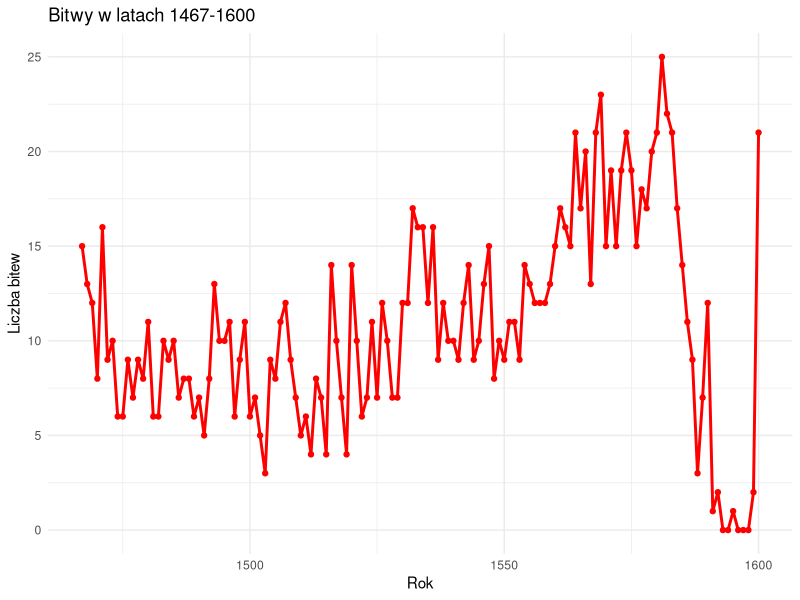
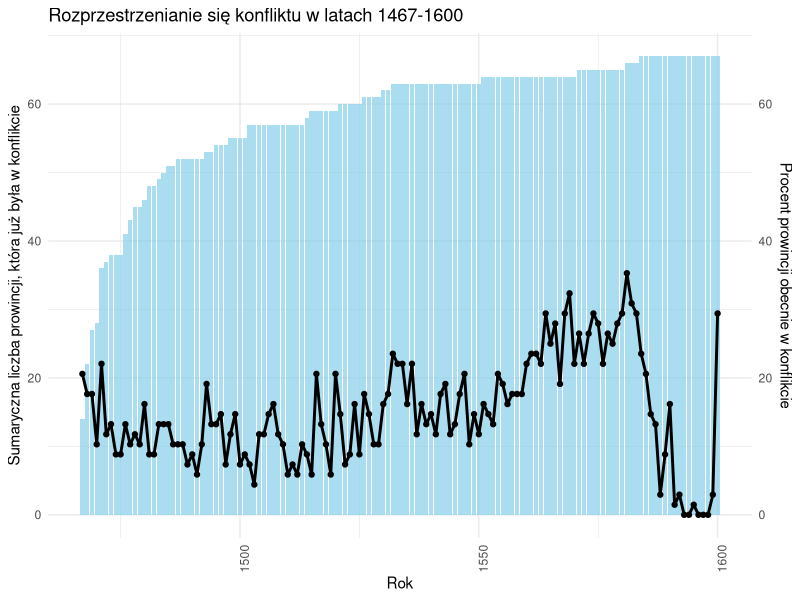
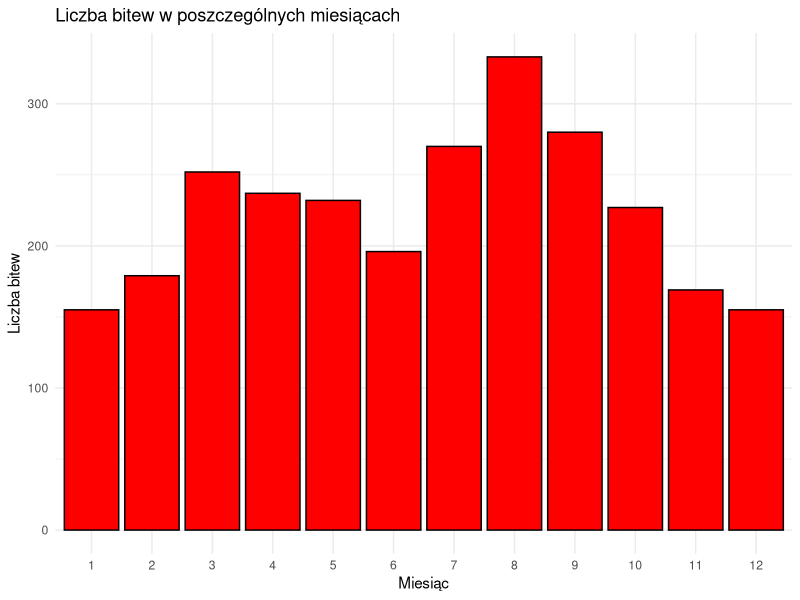
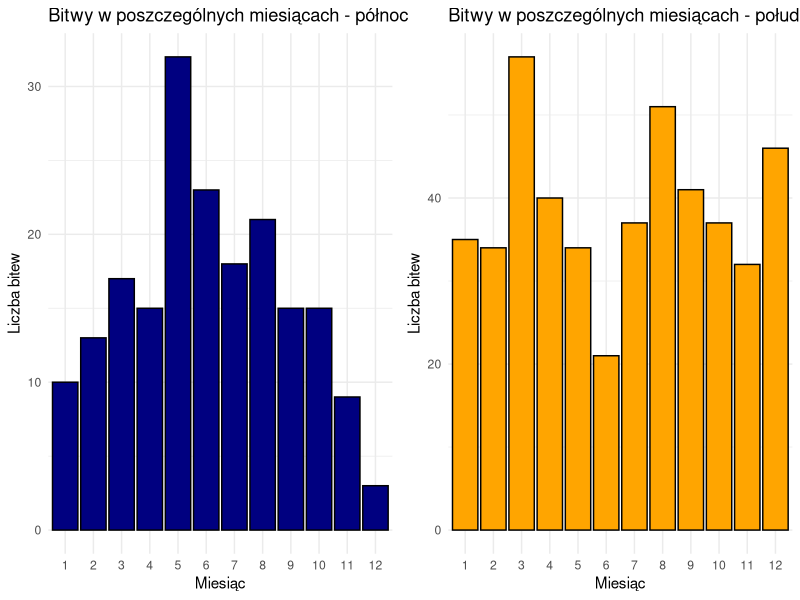
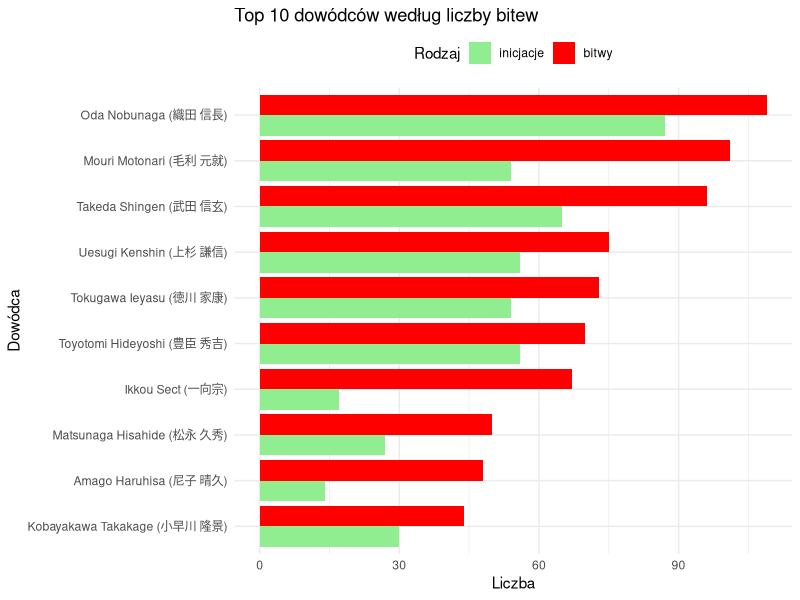

These figures' R source, in order:
library(plyr)
library(ggplot2)
library(dplyr)
library(tidyr)
library(stringr)

data<-read.csv("data/WarringStatesJapan_battledataV1.csv", encoding = "UTF-8")

# ------------------------------------------------------------------------------
# BITWY W LATACH 1467-1600
# ------------------------------------------------------------------------------
Figure1 <- data.frame(year = 1467:1600)

batyr <- data %>%
  select(year, province) %>%
  distinct() %>%
  count(year)
colnames(batyr)[2] <- "battles"

Figure1 <- left_join(Figure1, batyr, by = "year")
Figure1[is.na(Figure1)] <- 0

ggplot(Figure1, aes(x = year, y = battles)) +
  geom_line(color = "red", linewidth = 1) +
  geom_point(color = "red") +
  labs(title = "Bitwy w latach 1467-1600",
       x = "Rok",
       y = "Liczba bitew") +
  theme_minimal()

# ------------------------------------------------------------------------------
# ROZPRZESTRZENIANIE SIĘ KONFLIKTU W LATACH 1467-1600
# ------------------------------------------------------------------------------
provyeardata <- unique(data[c("year", "province")])
provyeardata <- subset(provyeardata, province != "")

provyeardata2 <- provyeardata %>%
  group_by(year) %>%
  summarise(`total number of provinces experiencing conflict` = n_distinct(province)) %>%
  mutate(`percentage of provinces experiencing conflict` = `total number of provinces experiencing conflict` / 68)

Figure2 <- data.frame(year = 1467:1600)
Figure2 <- left_join(Figure2, provyeardata2, by = "year")
Figure2[is.na(Figure2)] <- 0

provyeardata3 <- provyeardata %>%
  group_by(province) %>%
  summarise(year = min(year)) %>%
  ungroup()

newprovyeardata <- provyeardata3 %>%
  count(year) %>%
  rename(`new provinces experiencing battle` = n)

Figure2 <- left_join(Figure2, newprovyeardata, by = "year")
Figure2[is.na(Figure2)] <- 0
Figure2 <- Figure2 %>%
  mutate(`total number of provinces that have experienced battle` = cumsum(`new provinces experiencing battle`))

ggplot(Figure2, aes(x = year)) +
  geom_bar(aes(y = `total number of provinces that have experienced battle`), stat = "identity", fill = "skyblue", alpha = 0.7) +
  geom_line(aes(y = `percentage of provinces experiencing conflict` * 100, group = 1), color = "black", linewidth = 1) +
  geom_point(aes(y = `percentage of provinces experiencing conflict` * 100), color = "black", linewidth = 2) +
  scale_y_continuous(
    name = "Sumaryczna liczba prowincji, która już była w konflikcie",
    sec.axis = sec_axis(~., name = "Procent prowincji obecnie w konflikcie")
  ) +
  labs(title = "Rozprzestrzenianie się konfliktu w latach 1467-1600",
       x = "Rok") +
  theme_minimal() +
  theme(
    axis.text.x = element_text(angle = 90, hjust = 0.5),
)

# ------------------------------------------------------------------------------
# LICZBA BITEW W POSZCZEGÓLNYCH MIESIĄCACH
# ------------------------------------------------------------------------------
month_battle_counts <- data %>%
  mutate(month = as.numeric(month)) %>%
  distinct(month, battle_id) %>%
  group_by(month) %>%
  summarise(battles = n()) %>%
  filter(!is.na(month))

ggplot(month_battle_counts, aes(x = factor(month, levels = 1:12), y = battles)) +
  geom_bar(stat = "identity", fill = "red", color = "black") +
  labs(title = "Liczba bitew w poszczególnych miesiącach",
       x = "Miesiąc",
       y = "Liczba bitew") +
  theme_minimal()

# ------------------------------------------------------------------------------
# LICZBA BITEW W POSZCZEGÓLNYCH MIESIĄCACH Z PODZIAŁEM NA REGIONY
# ------------------------------------------------------------------------------
province_month_battle_counts <- data %>%
  mutate(month = as.numeric(month)) %>%
  distinct(month, battle_id, province) %>%
  mutate(region = case_when(
    province %in% c("dewa", "mutsu", "echigo", "sado") ~ "north",
    province %in% c("satsuma", "osumi", "hyuuga", "higo", "bungo", "chikugo", "hizen", "chikuzen", "buzen", "iki", "tsushima") ~ "south",
    TRUE ~ NA_character_
  )) %>%
  group_by(month, region) %>%
  summarise(count = n()) %>%
  filter(!is.na(month) & !is.na(region))

north_data <- province_month_battle_counts %>%
  filter(region == "north")

south_data <- province_month_battle_counts %>%
  filter(region == "south")

north_plot <- ggplot(north_data, aes(x = factor(month), y = count)) +
  geom_bar(stat = "identity", fill = "navy", color = "black") +
  labs(title = "Bitwy w poszczególnych miesiącach - północ",
       x = "Miesiąc",
       y = "Liczba bitew") +
  theme_minimal()

south_plot <- ggplot(south_data, aes(x = factor(month), y = count)) +
  geom_bar(stat = "identity", fill = "orange", color = "black") +
  labs(title = "Bitwy w poszczególnych miesiącach - południe",
       x = "Miesiąc",
       y = "Liczba bitew") +
  theme_minimal()

gridExtra::grid.arrange(north_plot, south_plot, ncol = 2)

# ------------------------------------------------------------------------------
# TOP 10 DOWÓDCÓW WG LICZBY BITEW (I ICH INICJACJI)
# ------------------------------------------------------------------------------
datasideA = data %>%
  distinct(battle_id, sideA)
colnames(datasideA)[2]<-"side"

datasideB = data %>%
  distinct(battle_id, sideB)
colnames(datasideB)[2]<-"side"

datasideAB = rbind(datasideA, datasideB) %>%
  distinct(battle_id, side) %>%
  filter(side != "")

side_counts <- datasideAB %>%
  group_by(side) %>%
  summarise(count = n()) %>%
  arrange(desc(count))

top10_sides <- head(side_counts, 10)

datainitA = data %>%
  distinct(battle_id, sideA, initiatorA) %>%
  filter(initiatorA == 1) %>%
  filter(sideA != "")
colnames(datainitA)[2]<-"side"

init_counts <- datainitA %>%
  group_by(side) %>%
  summarise(count = n())

joined_top10 <- left_join(top10_sides, init_counts, by = "side")
colnames(joined_top10) <- c("commander", "battles", "initiations")
joined_top10$commander <- str_to_title(joined_top10$commander)

plot_data_long <- gather(joined_top10, key = "type", value = "count", -commander)
plot_data_long$commander <- factor(plot_data_long$commander, levels = plot_data_long$commander[order(plot_data_long$count[plot_data_long$type == "battles"])])
plot_data_long$type <- factor(plot_data_long$type, levels = c("initiations", "battles"))

legend_labels <- c("battles" = "bitwy", "initiations" = "inicjacje")

ggplot(plot_data_long, aes(x = commander, y = count, fill = type)) +
  geom_bar(stat = "identity", position = "dodge", orientation = "horizontal") +
  labs(title = "Top 10 dowódców według liczby bitew",
       x = "Dowódca",
       y = "Liczba",
       fill = "Rodzaj") +
  coord_flip() +
  scale_fill_manual(values = c("battles" = "red", "initiations" = "lightgreen"), labels = legend_labels) +
  theme_minimal() +
  theme(legend.position = "top")